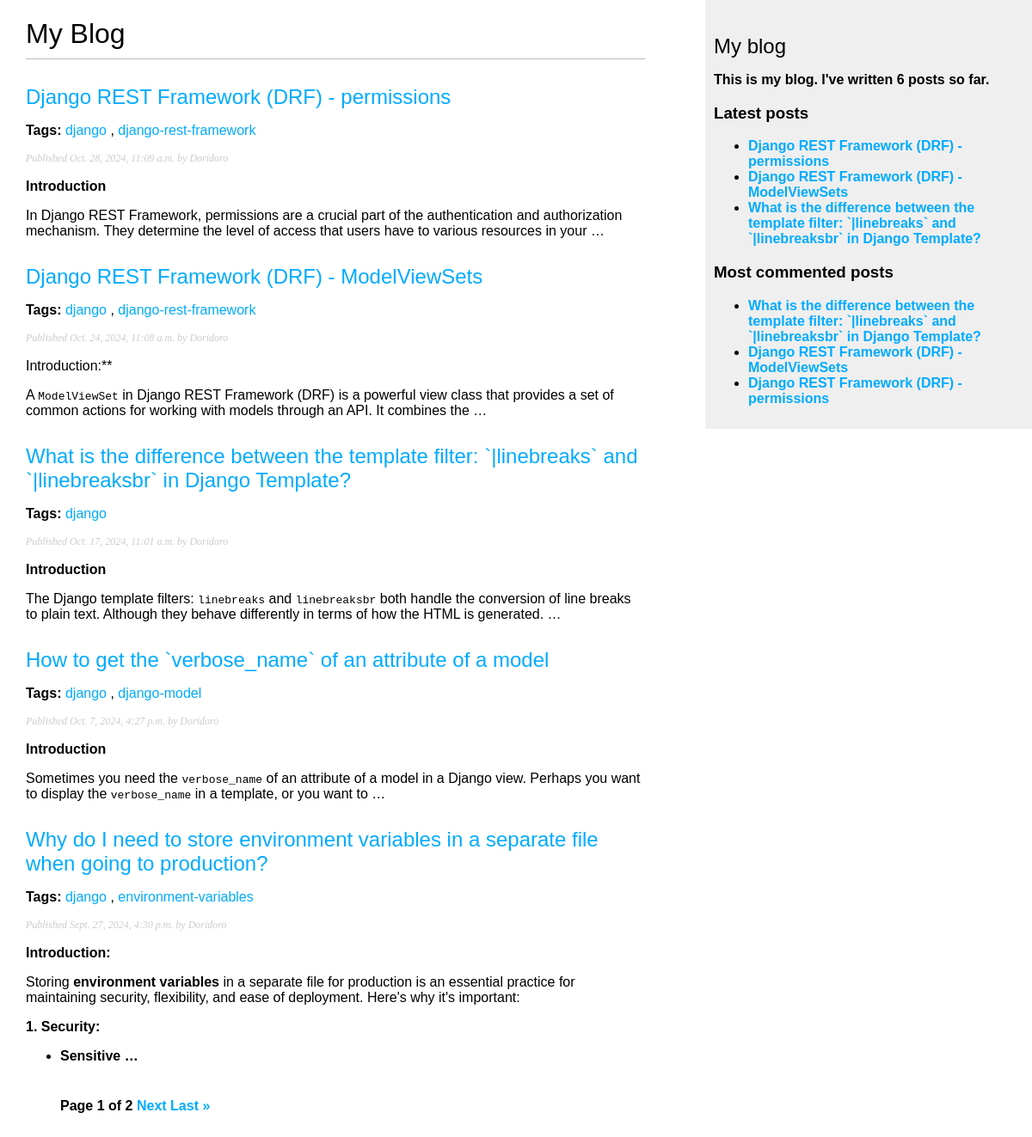
Screenshot of /blog/ with the database file from the repository.
### blog/models.py (models this page shows, shortened)
class Post(models.Model):
    class Status(models.TextChoices):
        DRAFT = "DF", "Draft"
        PUBLISHED = "PB", "Published"
    title = models.CharField(max_length=250)
    slug = models.SlugField(max_length=250, unique_for_date="publish")
    body = models.TextField()
    publish = models.DateTimeField(default=timezone.now)
    created = models.DateTimeField(auto_now_add=True)
    updated = models.DateTimeField(auto_now=True)
    status = models.CharField(max_length=2, choices=Status, default=Status.DRAFT)
    author = models.ForeignKey(
        "account.User", on_delete=models.CASCADE, related_name="blog_posts"
    )
    tags = TaggableManager()
    objects = models.Manager()  # The default manager.
    published = PublishedManager()  # Our custom manager.
    class Meta:
        ordering = ["-publish"]
        indexes = [
            models.Index(fields=["publish"]),
        ]
    def get_absolute_url(self):
        return reverse(
            "blog:post_detail",
            args=[self.slug],
        )

### account/models.py (models this page shows)
class User(AbstractUser):
    pass

### blog/views.py (the view)
# urls.py: path("", views.PostListView.as_view(), name="post_list"),
class PostListView(ListView):
    model = Post
    paginate_by = 5
    template_name = "post/list.html"
    context_object_name = "posts"
    def get_queryset(self):
        queryset = Post.published.all()
        tag_slug = self.kwargs.get("tag_slug")
        if tag_slug:
            tag = get_object_or_404(Tag, slug=tag_slug)
            queryset = queryset.filter(tags__in=[tag])
        return queryset
    def get_context_data(self, **kwargs):
        context = super().get_context_data(**kwargs)
        tag_slug = self.kwargs.get("tag_slug")
        if tag_slug:
            context["tags"] = get_object_or_404(Tag, slug=tag_slug)
        return context

### blog/models.py (called while the page is built)
    def get_queryset(self):
        return super().get_queryset().filter(status=Post.Status.PUBLISHED)

### blog/templatetags/blog_tags.py (called while the page is built)
@register.simple_tag
def total_posts():
    return Post.published.count()

@register.simple_tag
def get_most_commented_posts(count=5):
    return Post.published.annotate(total_comments=Count("comments")).order_by(
        "total_comments"
    )[:count]

@register.inclusion_tag("post/latest_posts.html")
def show_latest_posts(count=5):
    latest_posts = Post.published.order_by("-publish")[:count]
    return {"latest_posts": latest_posts}

@register.filter(name="markdown")
def markdown_format(text):
    return mark_safe(markdown.markdown(text))

### blog/templates/post/list.html (shortened to what this page needs)
{% extends "base.html" %}
{% load blog_tags %}
{% block content %}
  <h1>My Blog</h1>
  {% for post in posts %}
    <h2>
      <a href="{{ post.get_absolute_url }}">
        {{ post.title }}
      </a>
    </h2>
  {% if post.tags.exists %}
  <p class="tags">
    <strong>Tags:</strong>
    {% for tag in post.tags.all %}
      <a href="{% url 'blog:post_list_by_tag' tag.slug %}">
        {{ tag.name }}
      </a>{% if not forloop.last %}, {% endif %}
    {% endfor %}
  </p>
  {% endif %}
  <p class="date">
    Published {{ post.publish }} by {{ post.author }}
  </p>
  {{ post.body|markdown|truncatewords:30 }}
  {% endfor %}
  {% include "pagination.html" with page=page_obj %}
{% endblock %}

### core/templates/base.html (shortened to what this page needs)
{% load static blog_tags %}
<!DOCTYPE html>
<html lang="en">
<head>
  <link href="{% static 'styles.css' %}" rel="stylesheet">
</head>
<body>
  <div id="content">
    {% block content %}
    {% endblock %}
  </div>
  <div id="sidebar">
    <h2>My blog</h2>
    <p>This is my blog. I've written {% total_posts %} posts so far.</p>
    <h3>Latest posts</h3>
    {% show_latest_posts 3 %}
    <h3>Most commented posts</h3>
    {% get_most_commented_posts 3 as most_commented_posts %}
    <ul>
      {% for post in most_commented_posts %}
        <li>
          <a href="{{ post.get_absolute_url }}">{{ post.title }}</a>
        </li>
      {% endfor %}
    </ul>
  </div>
</body>
</html>

### blog/templates/post/latest_posts.html
<ul>
  {% for post in latest_posts %}
  <li>
    <a href="{{ post.get_absolute_url }}">{{ post.title }}</a>
  </li>
  {% endfor %}
</ul>

### core/static/styles.css (style rules this page uses)
body { margin:0; padding:0; font-family:helvetica, sans-serif; }
a { color:#00abff; text-decoration:none; }
h1 { font-weight:normal; border-bottom:1px solid #bbb; padding:0 0 10px 0; }
h2 { font-weight:normal; margin:30px 0 0; }
#content { float:left; width:60%; padding:0 0 0 30px; }
#sidebar { float:right; width:30%; padding:10px; background:#efefef; height:100%; }
p.date { color:#ccc; font-family: georgia, serif; font-size: 12px; font-style: italic; }

### rows the page displays
Post: title "Django REST Framework (DRF) - permissions", publish "Oct. 28, 2024, 11:09 a.m.", author "Doridoro", body "Introduction In Django REST Framework, permissions are a crucial part of the authentication and authorization mechanism. They determine the level of access that users have to various resources in your …"
Tag: name "django"
Tag: name "django-rest-framework"
Post: title "Django REST Framework (DRF) - ModelViewSets", publish "Oct. 24, 2024, 11:08 a.m.", author "Doridoro", body "Introduction:** A ModelViewSet in Django REST Framework (DRF) is a powerful view class that provides a set of common actions for working with models through an API. It combines the …"
Post: title "What is the difference between the template filter: `|linebreaks` and `|linebreaksbr` in Django Template?", publish "Oct. 17, 2024, 11:01 a.m.", author "Doridoro", body "Introduction The Django template filters: linebreaks and linebreaksbr both handle the conversion of line breaks to plain text. Although they behave differently in terms of how the HTML is generated. …"
Post: title "How to get the `verbose_name` of an attribute of a model", publish "Oct. 7, 2024, 4:27 p.m.", author "Doridoro", body "Introduction Sometimes you need the verbose_name of an attribute of a model in a Django view. Perhaps you want to display the verbose_name in a template, or you want to …"
Tag: name "django-model"
Post: title "Why do I need to store environment variables in a separate file when going to production?", publish "Sept. 27, 2024, 4:30 p.m.", author "Doridoro", body "Introduction: Storing environment variables in a separate file for production is an essential practice for maintaining security, flexibility, and ease of deployment. Here's why it's important: 1. Security: Sensitive …"
Tag: name "environment-variables"

### other values shown
{{ page.number }} "1"
{{ page.paginator.num_pages }} "2"
